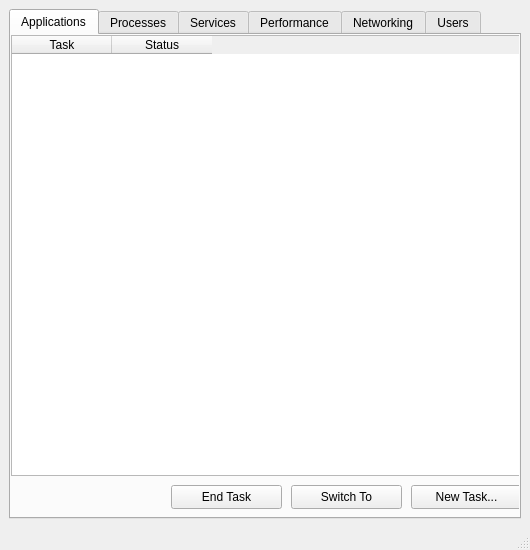
<?xml version="1.0" encoding="UTF-8"?>
<ui version="4.0">
 <class>Win7TaskManagerMainWindow</class>
 <widget class="QMainWindow" name="Win7TaskManagerMainWindow">
  <property name="geometry">
   <rect>
    <x>0</x>
    <y>0</y>
    <width>530</width>
    <height>550</height>
   </rect>
  </property>
  <property name="sizePolicy">
   <sizepolicy hsizetype="Fixed" vsizetype="Fixed">
    <horstretch>0</horstretch>
    <verstretch>0</verstretch>
   </sizepolicy>
  </property>
  <property name="minimumSize">
   <size>
    <width>530</width>
    <height>550</height>
   </size>
  </property>
  <property name="maximumSize">
   <size>
    <width>530</width>
    <height>550</height>
   </size>
  </property>
  <property name="windowTitle">
   <string>MainWindow</string>
  </property>
  <widget class="QWidget" name="centralwidget">
   <layout class="QVBoxLayout" name="verticalLayout_2">
    <item>
     <widget class="QTabWidget" name="task_manager_tab_widget">
      <property name="styleSheet">
       <string notr="true"/>
      </property>
      <property name="currentIndex">
       <number>0</number>
      </property>
      <widget class="QWidget" name="applications_tab">
       <attribute name="title">
        <string>Applications</string>
       </attribute>
       <widget class="QTableWidget" name="app_t_task_list_table">
        <property name="geometry">
         <rect>
          <x>0</x>
          <y>0</y>
          <width>510</width>
          <height>441</height>
         </rect>
        </property>
        <column>
         <property name="text">
          <string>Task</string>
         </property>
        </column>
        <column>
         <property name="text">
          <string>Status</string>
         </property>
        </column>
       </widget>
       <widget class="QPushButton" name="app_t_new_task_button">
        <property name="geometry">
         <rect>
          <x>400</x>
          <y>450</y>
          <width>111</width>
          <height>24</height>
         </rect>
        </property>
        <property name="text">
         <string>New Task...</string>
        </property>
       </widget>
       <widget class="QPushButton" name="app_t_switch_to_button">
        <property name="geometry">
         <rect>
          <x>280</x>
          <y>450</y>
          <width>111</width>
          <height>24</height>
         </rect>
        </property>
        <property name="text">
         <string>Switch To</string>
        </property>
       </widget>
       <widget class="QPushButton" name="app_t_end_task_button">
        <property name="geometry">
         <rect>
          <x>160</x>
          <y>450</y>
          <width>111</width>
          <height>24</height>
         </rect>
        </property>
        <property name="text">
         <string>End Task</string>
        </property>
       </widget>
      </widget>
      <widget class="QWidget" name="processes_tab">
       <attribute name="title">
        <string>Processes</string>
       </attribute>
       <widget class="QTableWidget" name="proc_t_proc_list_table">
        <property name="geometry">
         <rect>
          <x>0</x>
          <y>0</y>
          <width>510</width>
          <height>441</height>
         </rect>
        </property>
        <column>
         <property name="text">
          <string>Image Name</string>
         </property>
        </column>
        <column>
         <property name="text">
          <string>PID</string>
         </property>
        </column>
        <column>
         <property name="text">
          <string>Username</string>
         </property>
        </column>
        <column>
         <property name="text">
          <string>CPU</string>
         </property>
        </column>
        <column>
         <property name="text">
          <string>Memory (MB)</string>
         </property>
        </column>
        <column>
         <property name="text">
          <string>Description</string>
         </property>
        </column>
       </widget>
       <widget class="QPushButton" name="proc_t_end_process_button">
        <property name="geometry">
         <rect>
          <x>400</x>
          <y>450</y>
          <width>111</width>
          <height>24</height>
         </rect>
        </property>
        <property name="text">
         <string>End Process</string>
        </property>
       </widget>
      </widget>
      <widget class="QWidget" name="services_tab">
       <attribute name="title">
        <string>Services</string>
       </attribute>
       <widget class="QTableWidget" name="svc_t_services_list_table">
        <property name="geometry">
         <rect>
          <x>0</x>
          <y>0</y>
          <width>510</width>
          <height>441</height>
         </rect>
        </property>
        <column>
         <property name="text">
          <string>Name</string>
         </property>
        </column>
        <column>
         <property name="text">
          <string>PID</string>
         </property>
        </column>
        <column>
         <property name="text">
          <string>Description</string>
         </property>
        </column>
        <column>
         <property name="text">
          <string>Status</string>
         </property>
        </column>
       </widget>
       <widget class="QPushButton" name="svc_t_services_button">
        <property name="geometry">
         <rect>
          <x>390</x>
          <y>450</y>
          <width>120</width>
          <height>24</height>
         </rect>
        </property>
        <property name="text">
         <string>Services</string>
        </property>
       </widget>
      </widget>
      <widget class="QWidget" name="performance_tab">
       <attribute name="title">
        <string>Performance</string>
       </attribute>
       <layout class="QVBoxLayout" name="verticalLayout_3">
        <item>
         <widget class="QWidget" name="perf_widget" native="true">
          <widget class="QGroupBox" name="perf_cpu_usage">
           <property name="geometry">
            <rect>
             <x>10</x>
             <y>10</y>
             <width>91</width>
             <height>140</height>
            </rect>
           </property>
           <property name="title">
            <string>CPU Usage</string>
           </property>
          </widget>
          <widget class="QGroupBox" name="perf_cpu_usage_history">
           <property name="geometry">
            <rect>
             <x>110</x>
             <y>10</y>
             <width>390</width>
             <height>140</height>
            </rect>
           </property>
           <property name="title">
            <string>CPU Usage History</string>
           </property>
          </widget>
          <widget class="QGroupBox" name="perf_mem_usage_history">
           <property name="geometry">
            <rect>
             <x>110</x>
             <y>150</y>
             <width>390</width>
             <height>140</height>
            </rect>
           </property>
           <property name="title">
            <string>Memory Usage History</string>
           </property>
          </widget>
          <widget class="QGroupBox" name="perf_physical_mem">
           <property name="geometry">
            <rect>
             <x>10</x>
             <y>300</y>
             <width>181</width>
             <height>101</height>
            </rect>
           </property>
           <property name="title">
            <string>Physical Memory (MB)</string>
           </property>
           <widget class="QLabel" name="perf_physical_mem_total_label">
            <property name="geometry">
             <rect>
              <x>10</x>
              <y>20</y>
              <width>49</width>
              <height>17</height>
             </rect>
            </property>
            <property name="text">
             <string>Total</string>
            </property>
           </widget>
           <widget class="QLabel" name="perf_physical_mem_total_value">
            <property name="geometry">
             <rect>
              <x>78</x>
              <y>20</y>
              <width>91</width>
              <height>20</height>
             </rect>
            </property>
            <property name="text">
             <string>0</string>
            </property>
            <property name="alignment">
             <set>Qt::AlignRight|Qt::AlignTrailing|Qt::AlignVCenter</set>
            </property>
           </widget>
           <widget class="QLabel" name="perf_physical_mem_cached_label">
            <property name="geometry">
             <rect>
              <x>10</x>
              <y>40</y>
              <width>49</width>
              <height>17</height>
             </rect>
            </property>
            <property name="text">
             <string>Cached</string>
            </property>
           </widget>
           <widget class="QLabel" name="perf_physical_mem_cached_value">
            <property name="geometry">
             <rect>
              <x>78</x>
              <y>40</y>
              <width>91</width>
              <height>20</height>
             </rect>
            </property>
            <property name="text">
             <string>0</string>
            </property>
            <property name="alignment">
             <set>Qt::AlignRight|Qt::AlignTrailing|Qt::AlignVCenter</set>
            </property>
           </widget>
           <widget class="QLabel" name="perf_physical_mem_available_value">
            <property name="geometry">
             <rect>
              <x>78</x>
              <y>60</y>
              <width>91</width>
              <height>20</height>
             </rect>
            </property>
            <property name="text">
             <string>0</string>
            </property>
            <property name="alignment">
             <set>Qt::AlignRight|Qt::AlignTrailing|Qt::AlignVCenter</set>
            </property>
           </widget>
           <widget class="QLabel" name="perf_physical_mem_available_label">
            <property name="geometry">
             <rect>
              <x>10</x>
              <y>60</y>
              <width>49</width>
              <height>17</height>
             </rect>
            </property>
            <property name="text">
             <string>Available</string>
            </property>
           </widget>
           <widget class="QLabel" name="perf_physical_mem_free_value">
            <property name="geometry">
             <rect>
              <x>78</x>
              <y>80</y>
              <width>91</width>
              <height>20</height>
             </rect>
            </property>
            <property name="text">
             <string>0</string>
            </property>
            <property name="alignment">
             <set>Qt::AlignRight|Qt::AlignTrailing|Qt::AlignVCenter</set>
            </property>
           </widget>
           <widget class="QLabel" name="perf_physical_mem_free_label">
            <property name="geometry">
             <rect>
              <x>10</x>
              <y>80</y>
              <width>49</width>
              <height>17</height>
             </rect>
            </property>
            <property name="text">
             <string>Free</string>
            </property>
           </widget>
          </widget>
          <widget class="QGroupBox" name="perf_system">
           <property name="geometry">
            <rect>
             <x>200</x>
             <y>300</y>
             <width>181</width>
             <height>121</height>
            </rect>
           </property>
           <property name="title">
            <string>System</string>
           </property>
           <widget class="QLabel" name="perf_system_handles_value">
            <property name="geometry">
             <rect>
              <x>78</x>
              <y>20</y>
              <width>91</width>
              <height>20</height>
             </rect>
            </property>
            <property name="text">
             <string>0</string>
            </property>
            <property name="alignment">
             <set>Qt::AlignRight|Qt::AlignTrailing|Qt::AlignVCenter</set>
            </property>
           </widget>
           <widget class="QLabel" name="perf_system_handles_label">
            <property name="geometry">
             <rect>
              <x>10</x>
              <y>20</y>
              <width>49</width>
              <height>17</height>
             </rect>
            </property>
            <property name="text">
             <string>Handles</string>
            </property>
           </widget>
           <widget class="QLabel" name="perf_system_threads_value">
            <property name="geometry">
             <rect>
              <x>78</x>
              <y>40</y>
              <width>91</width>
              <height>20</height>
             </rect>
            </property>
            <property name="text">
             <string>0</string>
            </property>
            <property name="alignment">
             <set>Qt::AlignRight|Qt::AlignTrailing|Qt::AlignVCenter</set>
            </property>
           </widget>
           <widget class="QLabel" name="perf_system_threads_label">
            <property name="geometry">
             <rect>
              <x>10</x>
              <y>40</y>
              <width>61</width>
              <height>17</height>
             </rect>
            </property>
            <property name="text">
             <string>Threads</string>
            </property>
           </widget>
           <widget class="QLabel" name="perf_system_processes_value">
            <property name="geometry">
             <rect>
              <x>78</x>
              <y>60</y>
              <width>91</width>
              <height>20</height>
             </rect>
            </property>
            <property name="text">
             <string>0</string>
            </property>
            <property name="alignment">
             <set>Qt::AlignRight|Qt::AlignTrailing|Qt::AlignVCenter</set>
            </property>
           </widget>
           <widget class="QLabel" name="perf_system_processes_label">
            <property name="geometry">
             <rect>
              <x>10</x>
              <y>60</y>
              <width>61</width>
              <height>17</height>
             </rect>
            </property>
            <property name="text">
             <string>Processes</string>
            </property>
           </widget>
           <widget class="QLabel" name="perf_system_up_time_value">
            <property name="geometry">
             <rect>
              <x>78</x>
              <y>80</y>
              <width>91</width>
              <height>20</height>
             </rect>
            </property>
            <property name="text">
             <string>0</string>
            </property>
            <property name="alignment">
             <set>Qt::AlignRight|Qt::AlignTrailing|Qt::AlignVCenter</set>
            </property>
           </widget>
           <widget class="QLabel" name="perf_system_up_time_label">
            <property name="geometry">
             <rect>
              <x>10</x>
              <y>80</y>
              <width>49</width>
              <height>17</height>
             </rect>
            </property>
            <property name="text">
             <string>Up Time</string>
            </property>
           </widget>
           <widget class="QLabel" name="perf_system_commit_value">
            <property name="geometry">
             <rect>
              <x>120</x>
              <y>100</y>
              <width>49</width>
              <height>17</height>
             </rect>
            </property>
            <property name="text">
             <string>0</string>
            </property>
            <property name="alignment">
             <set>Qt::AlignRight|Qt::AlignTrailing|Qt::AlignVCenter</set>
            </property>
           </widget>
           <widget class="QLabel" name="perf_system_commit_label">
            <property name="geometry">
             <rect>
              <x>10</x>
              <y>100</y>
              <width>81</width>
              <height>17</height>
             </rect>
            </property>
            <property name="text">
             <string>Commit (MB)</string>
            </property>
           </widget>
          </widget>
          <widget class="QGroupBox" name="perf_kernel_memory">
           <property name="geometry">
            <rect>
             <x>10</x>
             <y>400</y>
             <width>181</width>
             <height>61</height>
            </rect>
           </property>
           <property name="title">
            <string>Kernel Memory (MB)</string>
           </property>
           <widget class="QLabel" name="perf_kernel_mem_paged_value">
            <property name="geometry">
             <rect>
              <x>78</x>
              <y>20</y>
              <width>91</width>
              <height>20</height>
             </rect>
            </property>
            <property name="text">
             <string>0</string>
            </property>
            <property name="alignment">
             <set>Qt::AlignRight|Qt::AlignTrailing|Qt::AlignVCenter</set>
            </property>
           </widget>
           <widget class="QLabel" name="perf_kernel_mem_paged_label">
            <property name="geometry">
             <rect>
              <x>10</x>
              <y>20</y>
              <width>49</width>
              <height>17</height>
             </rect>
            </property>
            <property name="text">
             <string>Paged</string>
            </property>
           </widget>
           <widget class="QLabel" name="perf_kernel_mem_non_paged_value">
            <property name="geometry">
             <rect>
              <x>78</x>
              <y>40</y>
              <width>91</width>
              <height>20</height>
             </rect>
            </property>
            <property name="text">
             <string>0</string>
            </property>
            <property name="alignment">
             <set>Qt::AlignRight|Qt::AlignTrailing|Qt::AlignVCenter</set>
            </property>
           </widget>
           <widget class="QLabel" name="perf_kernel_mem_non_paged_label">
            <property name="geometry">
             <rect>
              <x>10</x>
              <y>40</y>
              <width>61</width>
              <height>17</height>
             </rect>
            </property>
            <property name="text">
             <string>Nonpaged</string>
            </property>
           </widget>
          </widget>
          <widget class="QGroupBox" name="perf_mem_usage">
           <property name="geometry">
            <rect>
             <x>10</x>
             <y>150</y>
             <width>91</width>
             <height>140</height>
            </rect>
           </property>
           <property name="title">
            <string>Memory</string>
           </property>
          </widget>
          <widget class="QPushButton" name="perf_resource_monitor_button">
           <property name="geometry">
            <rect>
             <x>200</x>
             <y>430</y>
             <width>181</width>
             <height>24</height>
            </rect>
           </property>
           <property name="text">
            <string>Resource Monitor...</string>
           </property>
          </widget>
         </widget>
        </item>
       </layout>
      </widget>
      <widget class="QWidget" name="networking_tab">
       <attribute name="title">
        <string>Networking</string>
       </attribute>
       <widget class="QTableWidget" name="net_t_network_list_table">
        <property name="geometry">
         <rect>
          <x>0</x>
          <y>350</y>
          <width>510</width>
          <height>121</height>
         </rect>
        </property>
        <column>
         <property name="text">
          <string>Adapter Name</string>
         </property>
        </column>
        <column>
         <property name="text">
          <string>Network Utilization</string>
         </property>
        </column>
        <column>
         <property name="text">
          <string>Link Speed</string>
         </property>
        </column>
        <column>
         <property name="text">
          <string>State</string>
         </property>
        </column>
       </widget>
       <widget class="QWidget" name="verticalLayoutWidget">
        <property name="geometry">
         <rect>
          <x>0</x>
          <y>0</y>
          <width>511</width>
          <height>341</height>
         </rect>
        </property>
        <layout class="QVBoxLayout" name="net_t_vbox_layout"/>
       </widget>
      </widget>
      <widget class="QWidget" name="users_tab">
       <attribute name="title">
        <string>Users</string>
       </attribute>
       <widget class="QTableWidget" name="users_t_users_list_table">
        <property name="geometry">
         <rect>
          <x>0</x>
          <y>0</y>
          <width>510</width>
          <height>441</height>
         </rect>
        </property>
        <column>
         <property name="text">
          <string>User</string>
         </property>
        </column>
        <column>
         <property name="text">
          <string>ID</string>
         </property>
        </column>
        <column>
         <property name="text">
          <string>Status</string>
         </property>
        </column>
        <column>
         <property name="text">
          <string>Client Name</string>
         </property>
        </column>
        <column>
         <property name="text">
          <string>Session</string>
         </property>
        </column>
       </widget>
       <widget class="QPushButton" name="users_t_send_message_button">
        <property name="geometry">
         <rect>
          <x>400</x>
          <y>450</y>
          <width>111</width>
          <height>24</height>
         </rect>
        </property>
        <property name="text">
         <string>Send Message...</string>
        </property>
       </widget>
       <widget class="QPushButton" name="users_t_logoff_button">
        <property name="geometry">
         <rect>
          <x>280</x>
          <y>450</y>
          <width>111</width>
          <height>24</height>
         </rect>
        </property>
        <property name="text">
         <string>Logoff</string>
        </property>
       </widget>
       <widget class="QPushButton" name="users_t_disconnect_button">
        <property name="geometry">
         <rect>
          <x>160</x>
          <y>450</y>
          <width>111</width>
          <height>24</height>
         </rect>
        </property>
        <property name="text">
         <string>Disconnect</string>
        </property>
       </widget>
      </widget>
     </widget>
    </item>
   </layout>
  </widget>
  <widget class="QMenuBar" name="menubar">
   <property name="geometry">
    <rect>
     <x>0</x>
     <y>0</y>
     <width>530</width>
     <height>22</height>
    </rect>
   </property>
  </widget>
  <widget class="QStatusBar" name="statusbar"/>
 </widget>
 <resources/>
 <connections/>
</ui>
